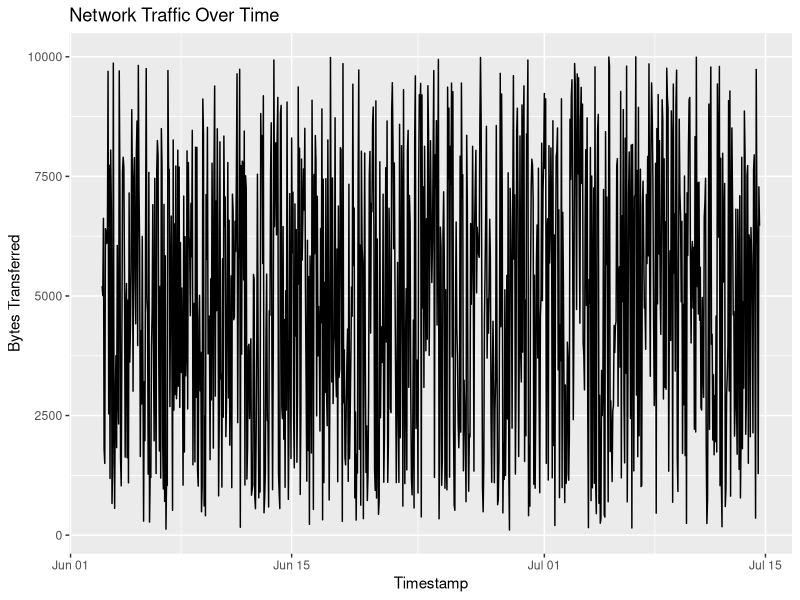
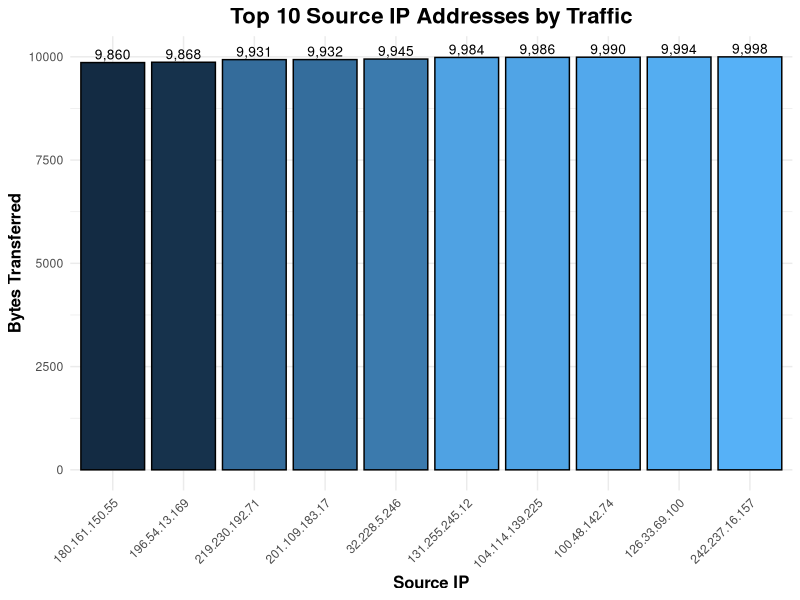

These charts were generated, in order, by the following R code:
options(repos = c(CRAN = "https://cloud.r-project.org"))
#this helps in install.packages thing

#my first R project. Network traffic analyssis Visualization

#my first dummy data generation
set.seed(123) #dk what this means
num_records <- 1000

timestamps <- seq.POSIXt(from = as.POSIXct("2024-06-03 00:00:00"),
                        by = "hour",
                        length.out = num_records) #as far as i have understood this is like generating random time stamps from this point onwards

generate_ipv4 <- function(n) {
    paste(sample(0:255, n, replace = TRUE), sample(0:255, n, replace = TRUE),
    sample(0:255, n, replace = TRUE), sample(0:255, n, replace=TRUE), sep=".") # as far as i understood this, we are making a sample and the seperator is ".", so its like generating 4 random nums from 0-255(including 0 and 255), and these 4 are seperated by dots
}
# a new way to make function i suppose, at least more understadable than JS funcn syntax
source_ips <- generate_ipv4(num_records)
destination_ips <- generate_ipv4(num_records)

bytes_transferred <- sample(100:10000, num_records, replace=TRUE)

traffic_data <- data.frame(
    timestamp = timestamps,
    source_ip = source_ips,
    destination_ip = destination_ips,
    bytes_transferred = bytes_transferred
)

print(head(traffic_data))


#now time for visualization yeahhh

install.packages("ggplot2")
library(ggplot2)

options(repr.plot.width=10, repr.plot.height=6)

ggplot(traffic_data, aes(x = timestamp, y = bytes_transferred)) +
  geom_line() +
  labs(title = "Network Traffic Over Time",
       x = "Timestamp",
       y = "Bytes Transferred")


#now something called top talkers analysis, basically which ip address generates most traffic

top_talkers <- aggregate(bytes_transferred ~ source_ip, data = traffic_data, FUN = sum) #dk what this fun is, and why ~ is used plus there is an aggregate function 
top_talkers <- top_talkers[order(top_talkers$bytes_transferred, decreasing = TRUE), ] #and this is decreasing sure, but what top_taler$bytes_transferred
top_talkers <- head(top_talkers, 10) #these are the top 10 talkers for visualization

ggplot(top_talkers, aes(x = reorder(source_ip, bytes_transferred), y = bytes_transferred, fill = bytes_transferred)) + #this is like basic x and y +
  geom_bar(stat = "identity", color = "black") + #this is for the geometric bar +
  labs(title = "Top 10 Source IP Addresses by Traffic",
       x = "Source IP",
       y = "Bytes Transferred") +
  theme_minimal()+
  theme(axis.text.x = element_text(angle = 45, hjust  =1), #no idea what hijust means
        plot.title = element_text(hjust = 0.5, size = 16, face = "bold"),
        axis.title.x = element_text(size=12, face="bold"),
        axis.title.y = element_text(size=12, face="bold"),
        legend.position = "none")+#these are all just like specifications for dispaly
    geom_text(aes(label = scales::comma(bytes_transferred)), vjust = -0.3, size = 3.5) #dk what vjust is